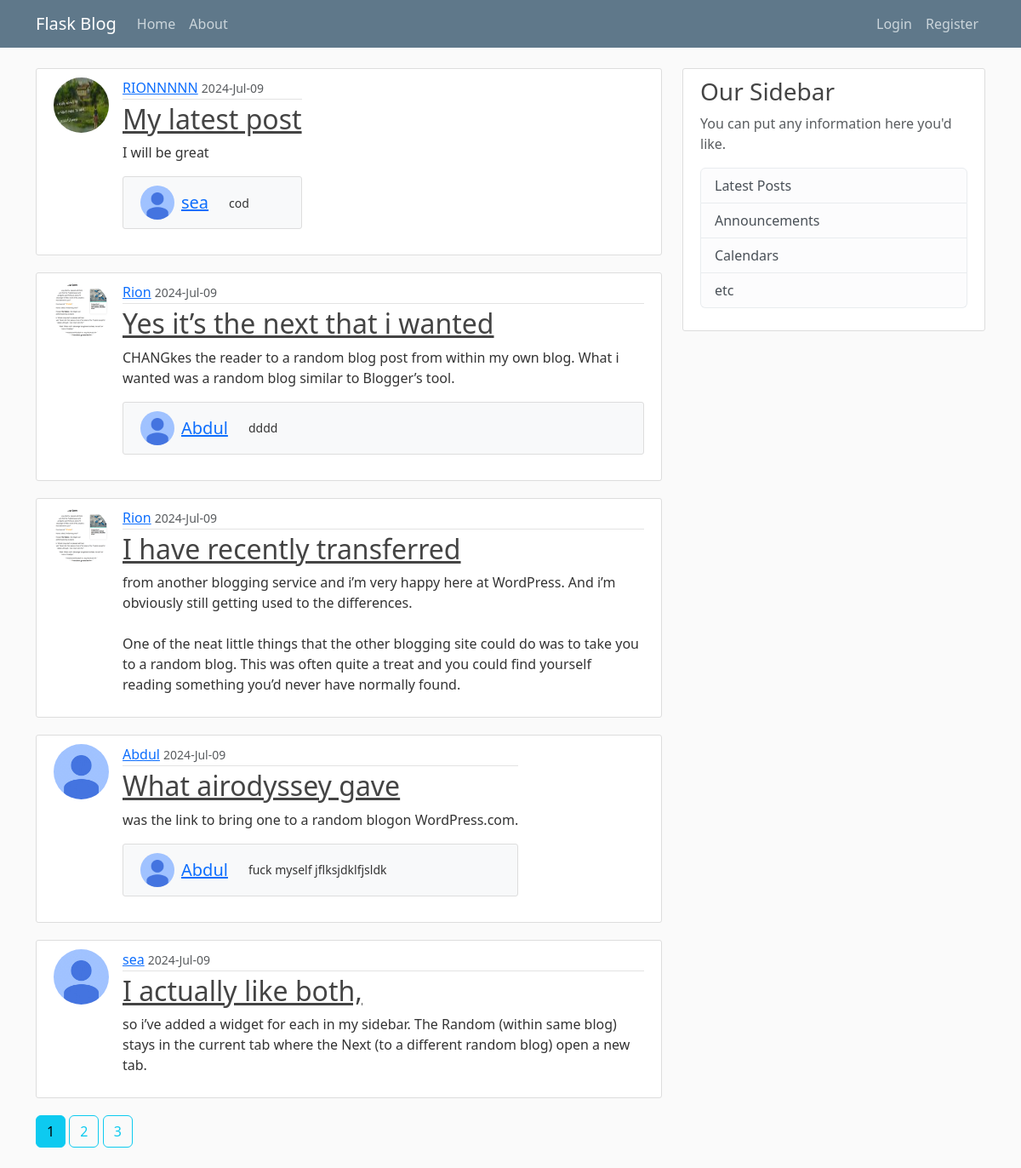
Page /home on the earlier database version.
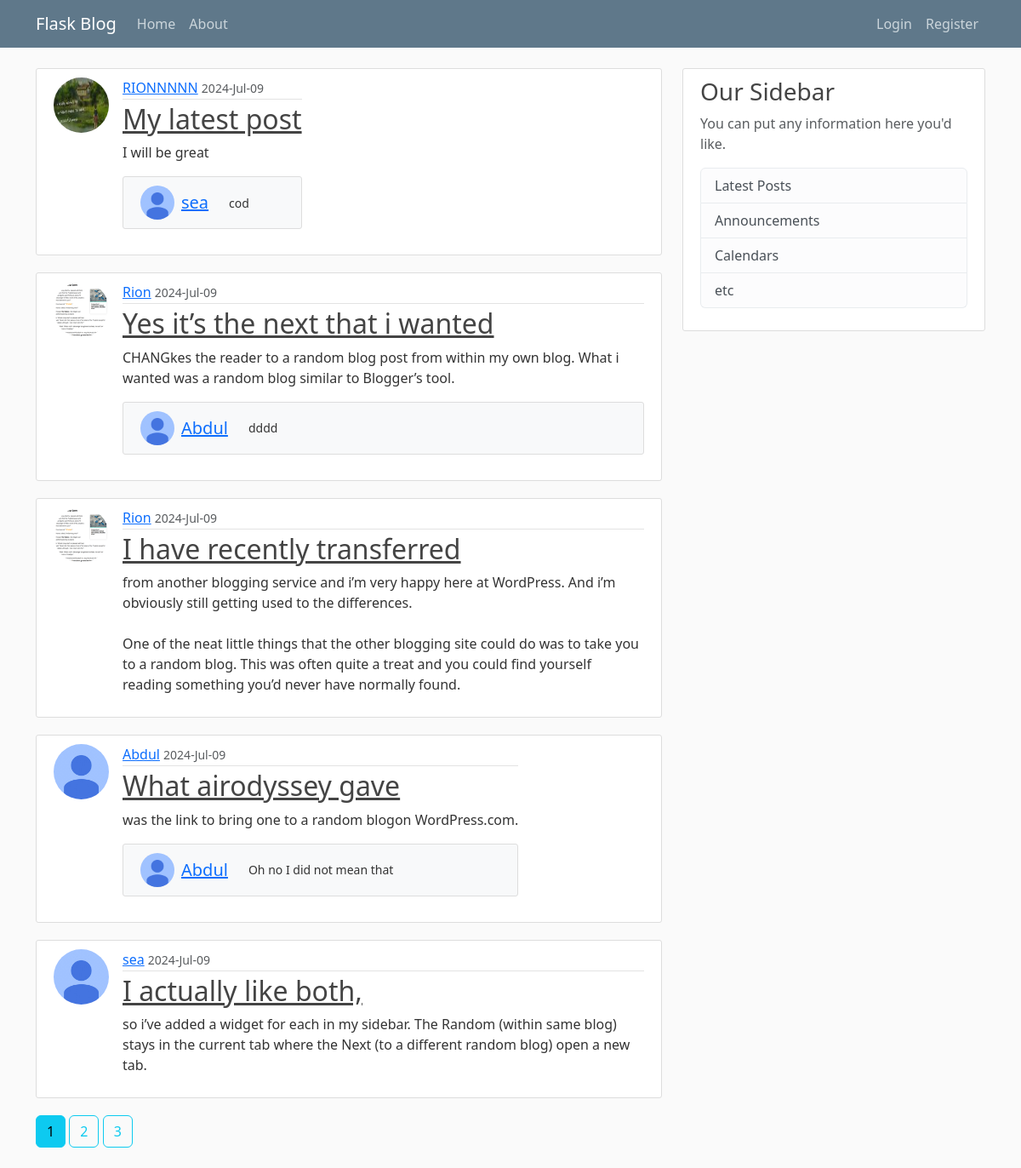
Same page on the later database version.
### flaskblog/models.py (models this page shows, shortened)
class Post(db.Model):
    id = db.Column(db.Integer, primary_key = True)
    title = db.Column(db.String(40), nullable = False)
    date_posted = db.Column(db.DateTime, nullable = False, default = datetime.utcnow)
    content = db.Column(db.Text, nullable = False)
    user_id = db.Column(db.Integer, db.ForeignKey('user.id'), nullable=False)
    comments = db.relationship('Comment', backref='origin_post', lazy=True)

class User(db.Model, UserMixin):
    id = db.Column(db.Integer, primary_key = True)
    username = db.Column(db.String(20), unique = True, nullable = False)
    email = db.Column(db.String(50), unique = True, nullable = False)
    image_file = db.Column(db.String(20), nullable = False, default = 'default.jpg')
    password = db.Column(db.String(30), nullable = False)
    posts = db.relationship('Post', backref='author', lazy=True)
    comments = db.relationship('Comment', backref='author', lazy=True)

class Comment(db.Model):
    id = db.Column(db.Integer, primary_key = True)
    date_posted = db.Column(db.DateTime, nullable = False, default = datetime.utcnow)
    content = db.Column(db.Text, nullable = False)
    user_id = db.Column(db.Integer, db.ForeignKey('user.id'), nullable=False)
    post_id = db.Column(db.Integer, db.ForeignKey('post.id'), nullable=False)

### flaskblog/main/urls.py (the view)
@main.route("/")
@main.route("/home")
def home():
    page = request.args.get('page', 1, type=int)
    posts = Post.query.order_by(Post.id.desc()).paginate(page=page, per_page=5)
    return render_template('home.html',posts=posts, title="Timeline")

### flaskblog/templates/home.html
{% extends "base.html" %}
{% block content %}
    {% for post in posts.items %}
        <article class="media content-section d-flex">
          <img src="{{ url_for('static', filename='images/' + post.author.image_file) }}" class="rounded-circle article-img" alt="Couldn't load image">
          <div class="media-body">
            <div class="article-metadata">
              <a class="mr-2" href="{{ url_for('users.user_posts', username=post.author.username) }}">{{ post.author.username }}</a>
              <small class="text-muted">{{ post.date_posted.strftime('%Y-%b-%d') }}</small>
            </div>
            <h2><a class="article-title" href="{{ url_for('posts.one_post', post_id=post.id) }}">{{ post.title }}</a></h2>
            <p class="article-content">{{ post.content }}</p>
            {% set latest_comment = post.comments[-1] %}
            {% if latest_comment %}
              <div class="content-section bg-light">
                <div class="d-flex">
                  <img height="40" width="40" src="{{ url_for('static', filename='images/' + latest_comment.author.image_file) }}" class="rounded-circle" alt="Couldn't load image">
                  <h5 class="my-auto ms-2"><a href="{{ url_for('users.user_posts', username=latest_comment.author.username) }}">{{ latest_comment.author.username }}</a></h5>
                  <small class="my-auto ms-4">{{ latest_comment.content }}</small>
                </div>
              </div>
            {% endif %}
          </div>
        </article>
    {% endfor %}
    {% for page_num in posts.iter_pages(left_edge=1, right_edge=1, left_current=1, right_current=1) %}
    {% if page_num %}
      {% if posts.page == page_num %}
        <a href="{{ url_for('main.home', page=page_num) }}" class="btn btn-info mb-4">{{ page_num }}</a>
      {% else  %}
        <a href="{{ url_for('main.home', page=page_num) }}" class="btn btn-outline-info mb-4">{{ page_num }}</a>
      {% endif  %}
    {% else  %}
        <span class="text-info">...</span>
    {% endif  %}
    {% endfor %}
{% endblock %}

### flaskblog/templates/base.html (shortened to what this page needs)
<!DOCTYPE html>
<html lang="en">
<head>
    <link href="https://cdn.jsdelivr.net/npm/bootstrap@5.3.3/dist/css/bootstrap.min.css" rel="stylesheet">
    <link rel="stylesheet" href="{{ url_for('static', filename='main.css')}}">
</head>
<body>
      <header class="site-header">
        <nav class="navbar navbar-expand-md navbar-dark bg-steel fixed-top">
          <div class="container">
            <a class="navbar-brand mr-4" href="/">Flask Blog</a>
            <div class="collapse navbar-collapse" id="navbarToggle">
              <div class="navbar-nav me-auto">
                <a class="nav-item nav-link" href="{{ url_for('main.home') }}">Home</a>
                <a class="nav-item nav-link" href="{{ url_for('main.about') }}">About</a>
              </div>
              <div class="navbar-nav ms-auto">
                {% if current_user.is_authenticated %}
                  <a class="nav-item nav-link" href="{{ url_for('posts.new_post') }}">Post</a>
                  <a class="nav-item nav-link" href="{{ url_for('users.account') }}">Account</a>
                  <a class="nav-item nav-link" href="{{ url_for('users.logout') }}">Logout</a>
                {% else %}
                  <a class="nav-item nav-link" href="{{ url_for('users.login') }}">Login</a>
                  <a class="nav-item nav-link" href="{{ url_for('users.register') }}">Register</a>
                {% endif %}
              </div>
            </div>
          </div>
        </nav>
      </header>
      <main role="main" class="container">
        <div class="row">
          <div class="col-md-8">
            {% block content %}{% endblock %}
          </div>
          <div class="col-md-4">
            <div class="content-section">
              <h3>Our Sidebar</h3>
              <p class='text-muted'>You can put any information here you'd like.
                <ul class="list-group">
                  <li class="list-group-item list-group-item-light">Latest Posts</li>
                  <li class="list-group-item list-group-item-light">Announcements</li>
                  <li class="list-group-item list-group-item-light">Calendars</li>
                  <li class="list-group-item list-group-item-light">etc</li>
                </ul>
              </p>
            </div>
          </div>
        </div>
      </main>
</body>
</html>

### flaskblog/static/main.css (style rules this page uses)
body { background: #fafafa; color: #333333; margin-top: 5rem; }
h1, h2, h3, h4, h5, h6 { color: #444444; }
.bg-steel { background-color: #5f788a; }
.site-header .navbar-nav .nav-link { color: #cbd5db; }
.content-section { background: #ffffff; padding: 10px 20px; border: 1px solid #dddddd; border-radius: 3px; margin-bottom: 20px; }
.article-title { color: #444444; }
.article-content { white-space: pre-line; }
.article-img { height: 65px; width: 65px; margin-right: 16px; }
.article-metadata { padding-bottom: 1px; margin-bottom: 4px; border-bottom: 1px solid #e3e3e3 }

Differences in the rows shown:
no longer on this page (row unchanged): Comment: content "fuck myself jflksjdklfjsldk"
added Comment: content "Oh no I did not mean that"
